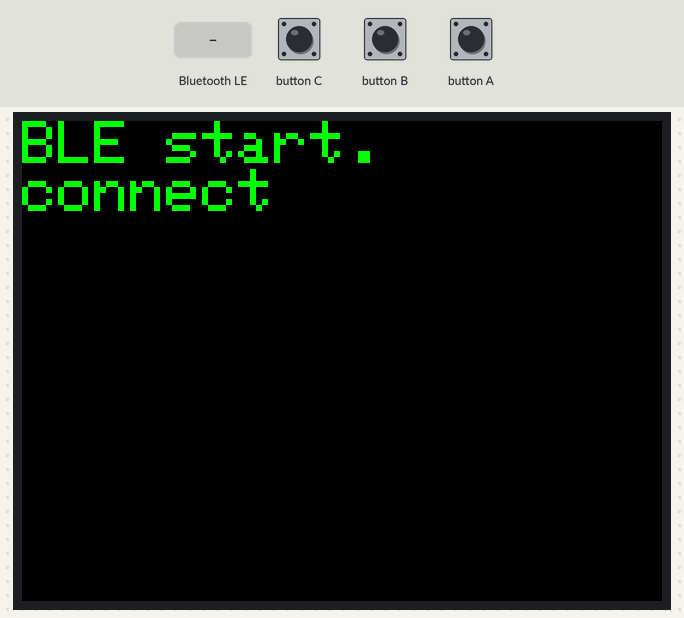
The sketch below on a simulated ESP32. Parts: 320×240 colour display. Inputs (shaded band) come from the test bench. Nothing arrives over Bluetooth unless stated; a phone connects over Bluetooth LE 3 s after start.

Above: at 3.8 s.
3.9 s: button C pressed for 0.15 s
At 4.6 s:
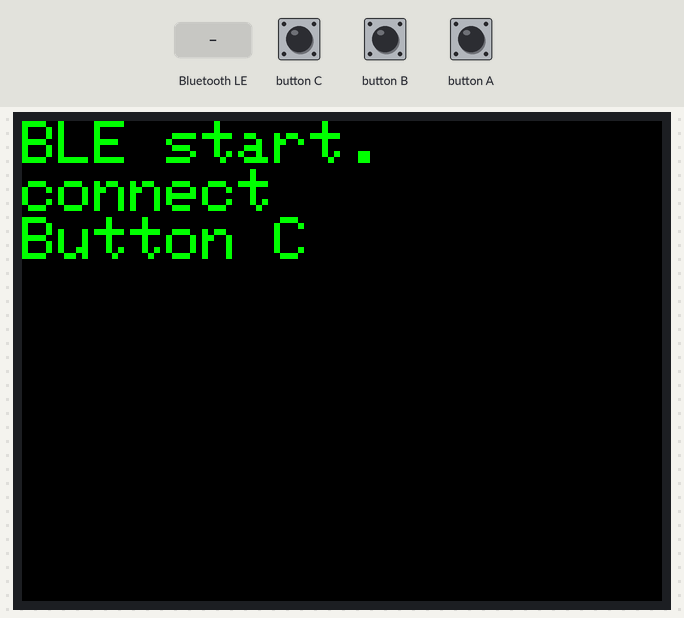
5.5 s: button B pressed for 0.15 s
At 6.8 s:
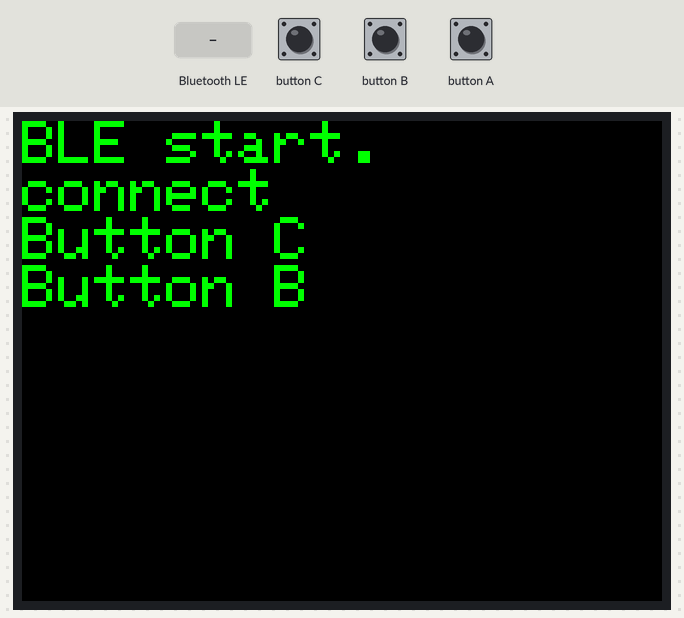
7.1 s: button A pressed for 0.15 s
At 8.2 s:
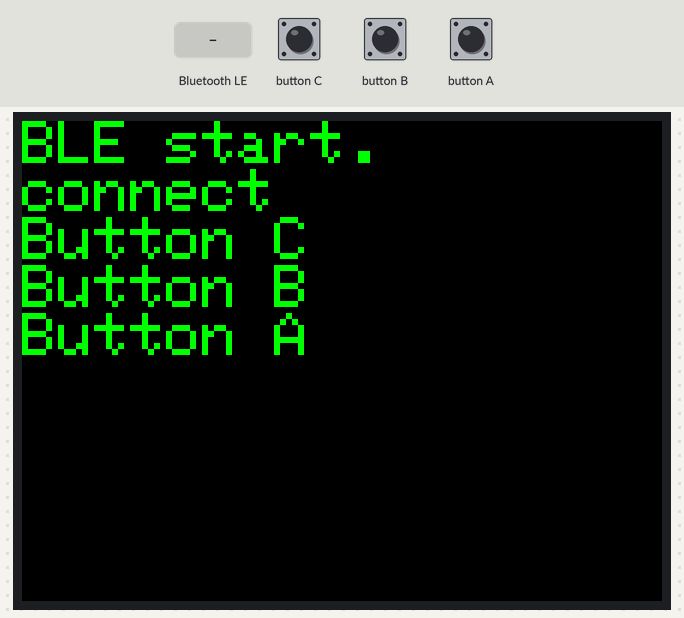
8.7 s: Bluetooth LE write "1" received
At 9.9 s:
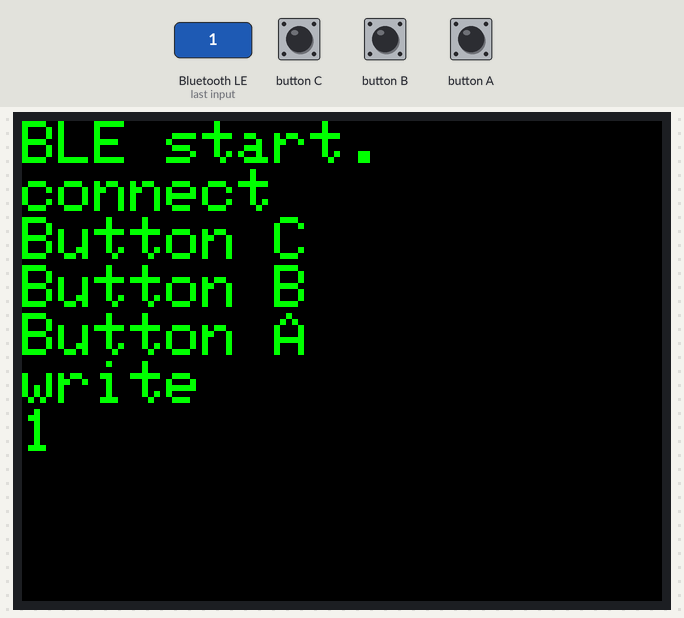
10.2 s: button C pressed for 1 s
At 11.8 s:
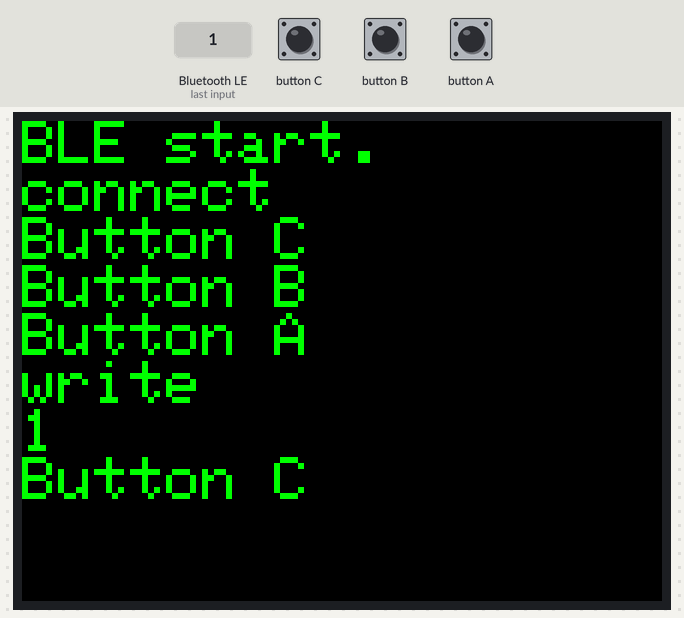
12.7 s: button B pressed for 1 s
At 14.9 s:
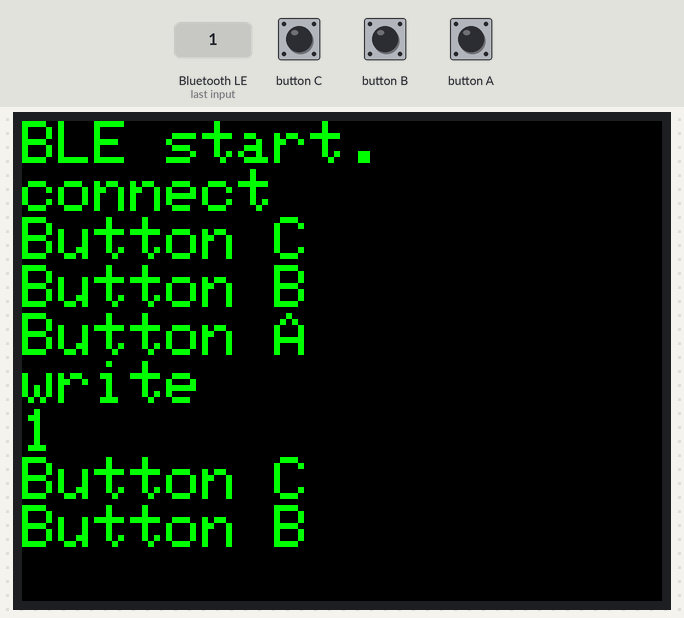
Timing chart, 0 to 16.2 s (numbered marks = the images above; inputs shaded):
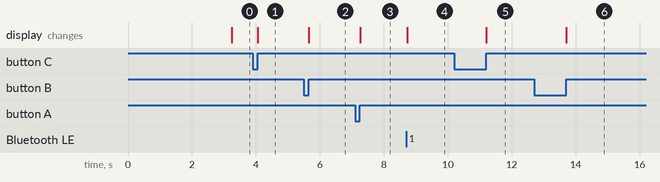

The sketch:

BLEServerSample.ino
```cpp
#include <M5Stack.h>

#include <BLEDevice.h>
#include <BLEUtils.h>
#include <BLEServer.h>
#include <BLE2902.h>

// UUID1
#define SERVICE_UUID "3f7b3ec2-0e6d-11ea-82fc-f40f242254e3"
#define CHARACTERISTIC_UUID "4067918c-0e6d-11ea-82fc-f40f242254e3"

// UUID4
// #define SERVICE_UUID "20759c32-8c07-494f-bc01-bc802e843dac"
// #define CHARACTERISTIC_UUID "31e87af5-3d86-4371-9fd1-2bb4fa956743"


BLEServer* pServer = NULL;
BLECharacteristic* pCharacteristic = NULL;
bool deviceConnected = false;

class BLEServerSampleCallbacks: public BLEServerCallbacks {
    void onConnect(BLEServer* pServer) {
      M5.Lcd.println("connect");
      deviceConnected = true;
    };
    void onDisconnect(BLEServer* pServer) {
      M5.Lcd.println("disconnect");
      deviceConnected = false;
    }
};

class SampleCallbacks: public BLECharacteristicCallbacks {
  void onRead(BLECharacteristic *pCharacteristic) {
    M5.Lcd.println("read");
    pCharacteristic->setValue("message from onRead.");
    pCharacteristic->notify();
  }

  void onWrite(BLECharacteristic *pCharacteristic) {
    M5.Lcd.println("write");
    std::string value = pCharacteristic->getValue();
    M5.Lcd.println(value.c_str());
  }
};

void setup(){

  Serial.begin(115200);
  M5.begin();
  m5.Speaker.mute();

  M5.Lcd.fillScreen(BLACK);
  M5.Lcd.setTextColor(GREEN , BLACK);
  M5.Lcd.setTextSize(3);

  M5.Lcd.println("BLE start.");
  BLEDevice::init("M5Stack");
  BLEServer *pServer = BLEDevice::createServer();
  pServer->setCallbacks(new BLEServerSampleCallbacks());
  BLEService *pService = pServer->createService(SERVICE_UUID);
  pCharacteristic = pService->createCharacteristic(
                                         CHARACTERISTIC_UUID,
                                         BLECharacteristic::PROPERTY_READ |
                                         BLECharacteristic::PROPERTY_WRITE |
                                         BLECharacteristic::PROPERTY_NOTIFY |
                                         BLECharacteristic::PROPERTY_INDICATE
                    );
  pCharacteristic->setCallbacks(new SampleCallbacks());
  pCharacteristic->addDescriptor(new BLE2902());

  pService->start();
  BLEAdvertising *pAdvertising = pServer->getAdvertising();
  pAdvertising->start();
}

void buttonPushed(std::string button_message) {
  if(deviceConnected == true) {
      M5.Lcd.println(button_message.c_str());
      pCharacteristic->setValue(button_message.c_str());
      pCharacteristic->notify();
  } else {
    M5.Lcd.println("doesn't connect.");
  }
}

void loop() {
  M5.update();
  if (M5.BtnA.wasReleased()) {
    buttonPushed("Button A");
  } else if (M5.BtnB.wasReleased()) {
    buttonPushed("Button B");
  } else if (M5.BtnC.wasReleased()) {
    buttonPushed("Button C");
  }
}
```

Measured:
- after the input at 3.9 s, the display: changes after 0.16 s (image 1)
- after the input at 5.5 s, the display: changes after 0.16 s (image 2)
- after the input at 7.1 s, the display: changes after 0.16 s (image 3)
- after the input at 8.7 s, the display: changes at once (image 4)
- after the input at 10.2 s, the display: changes after 1.0 s (image 5)
- after the input at 12.7 s, the display: changes after 1.0 s (image 6)
